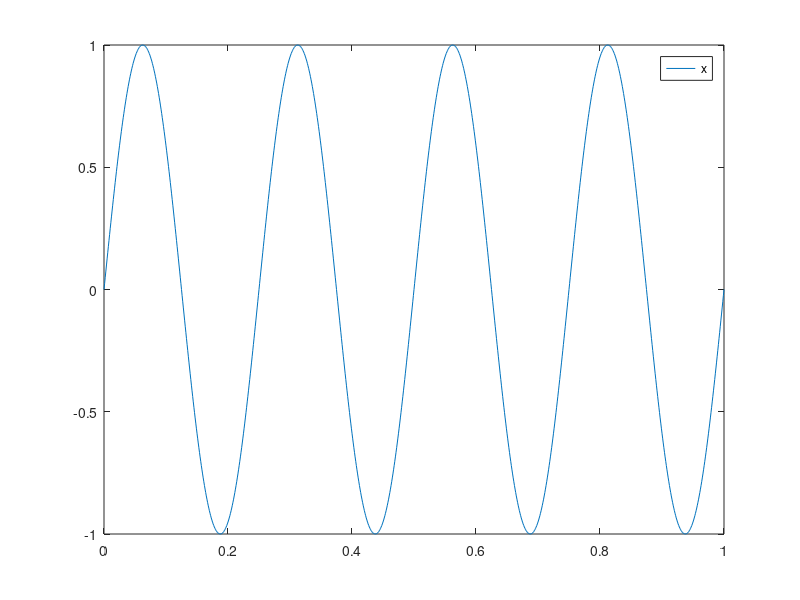
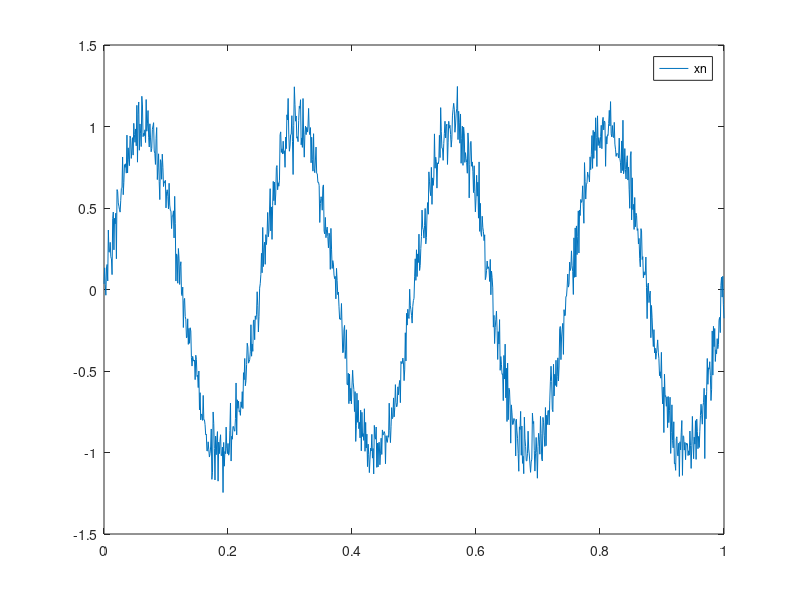
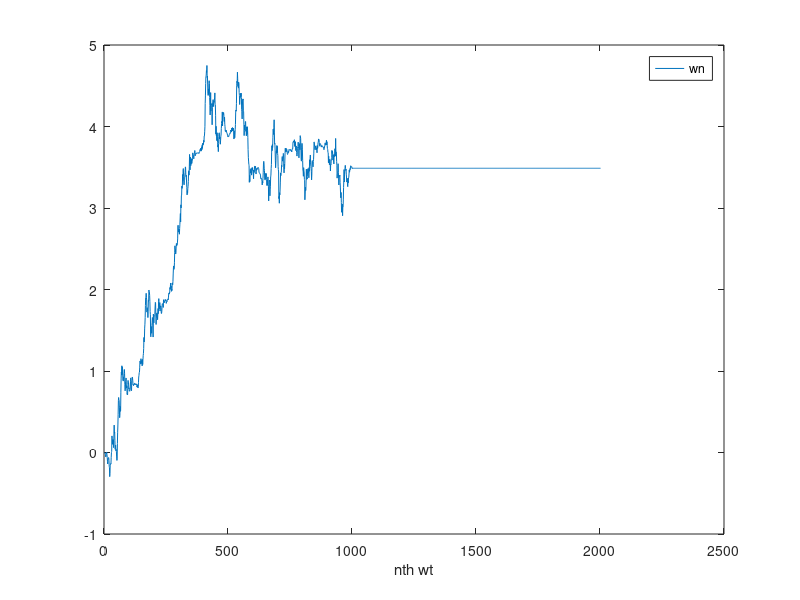
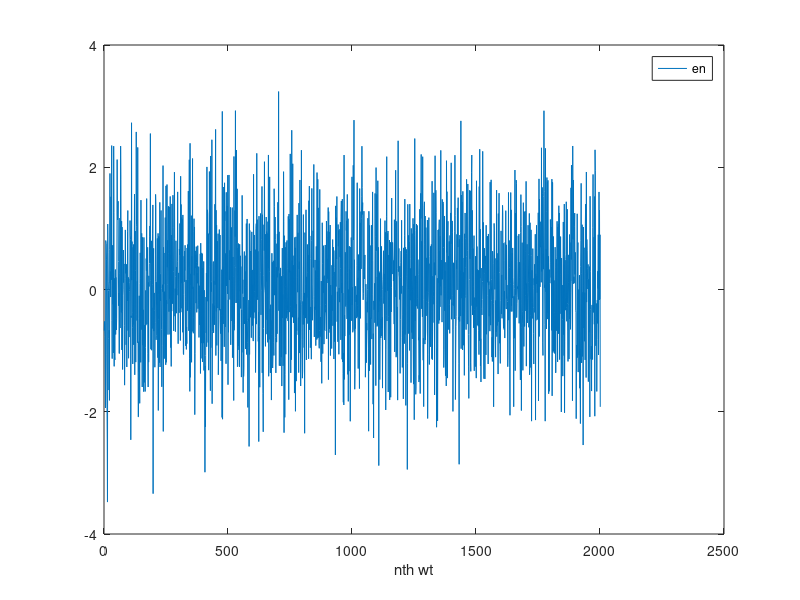

Write the MATLAB code that produced these figures, in order.
Fs = 1000;
ts = 1/Fs;
t = 0:ts:1;
u = 0.1;
disp(t);
x = sin(8*pi*t);
N = size(x);

xn = x + 0.1*randn(1,N(2));

figure(1) ; plot(t, x); legend('x');
figure(2) ; plot(t, xn);legend('xn');

wn = zeros(1,N(2));
hn = (1/N(2))*ones(1,N(2));
%dn = sin(8*pi*t);
dn = randn(1,2*N(2)-1);
yn = zeros(1,2*N(2)-1);
en = zeros();

for I = 1:N

    d1 = size(xn);
    n1 = d1(2);
    d2 = size(wn);
    n2 = d2(2);
    n = n1+n2-1;
    xn = [xn, zeros(1,n-n1)];
    wn = [wn, zeros(1,n-n2)];
    for i=1:n
        for j = 1:i
            yn(i) = yn(i) + xn(j)*wn(i-j+1) ;
        end
    end

    en = dn - yn;
    
    for i=1:n
        wn(i+1) = wn(i)+u*en(i)*xn(i);
    end
end
figure(3);
plot(wn,'-');legend('wn');
xlabel('nth wt');

figure(4);
plot(en,'-');legend('en');
xlabel('nth wt');